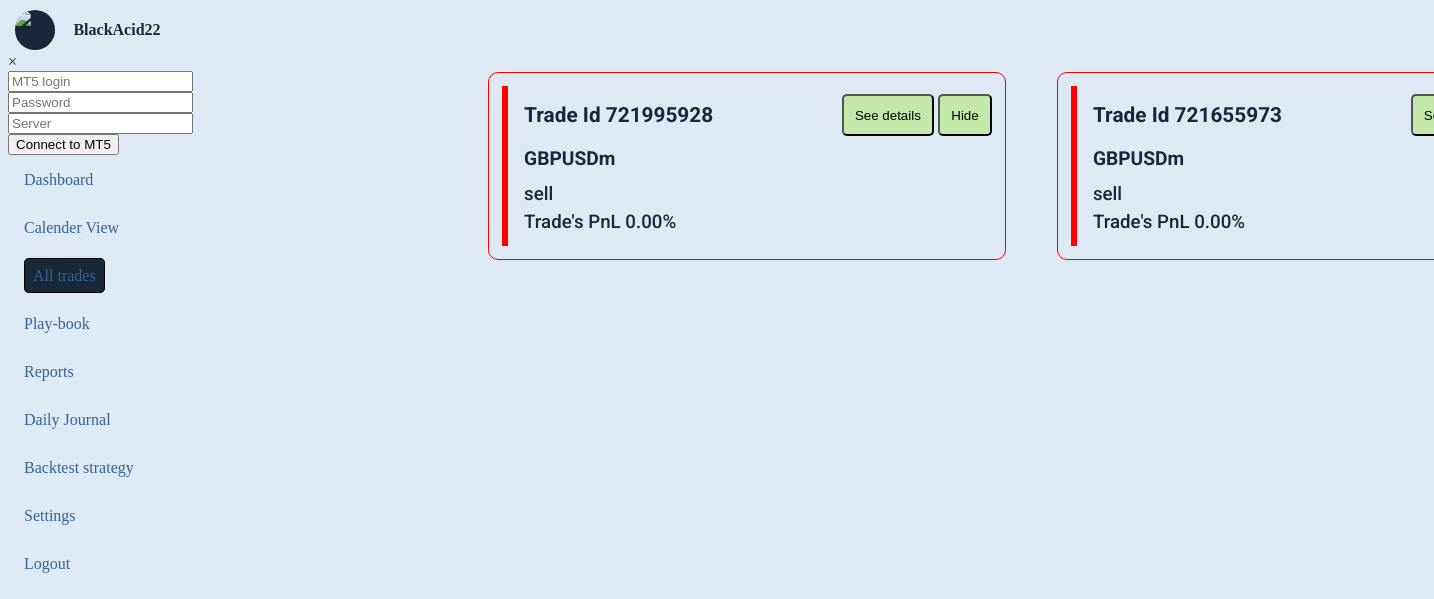
Screenshot of /journal (signed in) with the database file from the repository.
### forexJournal/models.py (models this page shows, shortened)
class TradesModel(models.Model):
    user = models.ForeignKey(settings.AUTH_USER_MODEL, on_delete=models.CASCADE, related_name="trades", default=1)
    ticket = models.IntegerField(null=False, unique=True)
    opening_time = models.DateTimeField()
    closing_time = models.DateTimeField()
    order_type = models.CharField(null=False, blank=False, max_length=10)
    lot_size = models.DecimalField(decimal_places=7, max_digits=25)
    original_position_size = models.DecimalField(decimal_places=7, max_digits=25)
    symbol = models.CharField(max_length=20)
    opening_price = models.DecimalField(decimal_places=7, max_digits=25)
    closing_price = models.DecimalField(decimal_places=7, max_digits=25)
    stop_loss = models.DecimalField(decimal_places=7, max_digits=25)
    take_profit = models.DecimalField(decimal_places=7, max_digits=25)
    commission_usd = models.DecimalField(decimal_places=7, max_digits=25)
    swap_usd = models.DecimalField(decimal_places=7, max_digits=25)
    profit_usd = models.DecimalField(decimal_places=7, max_digits=25)
    equity_usd = models.CharField(max_length=10)
    margin_level = models.CharField(max_length=10)
    close_reason = models.CharField(max_length=10)
    strategy = models.ForeignKey(StrategyModel, on_delete=models.SET_NULL, null=True, blank=True)
    profit_target = models.DecimalField(max_digits=20, decimal_places=6, null=True, blank=True)
    stop_loss_value = models.DecimalField(max_digits=20, decimal_places=6, null=True, blank=True)
    tags = models.CharField(max_length=50, null=True, blank=True)
    planned_R_Multiple = models.DecimalField(max_digits=20, decimal_places=7, null=True, blank=True)
    notes = models.TextField(null=True, blank=True)

### forexJournal/views.py (the view)
# urls.py: path("journal", views.journal, name="journal"),
@login_required
def journal(request):
    logged_in_user = request.user
    context = {}
    trades = TradesModel.objects.filter(user=logged_in_user).order_by("-id")
    for trade in trades:
        trade.profit_usd = Money(trade.profit_usd, "USD")
    context["trades"] = trades
    return render(request, "forexJournal/journal.html", context)

### forexJournal/templates/forexJournal/journal.html (shortened to what this page needs)
{% extends "base.html" %}
{% load static %}
{% block css_files %}
    <link rel="stylesheet" href="{% static 'forexJournal/journal.css' %}">
{% endblock css_files %}
{% block content %}
<div class="main-content">
    <ul class="list">
        {% for trade in trades %}
            <li>
                <div class="trade">
                    <div class="bar"></div>
                    <div class="items">
                        <div class="heads">
                            <h2>Trade Id {{ trade.ticket}}</h2>
                            <div>
                                <button type="button">See details</button>
                                <button type="button">Hide</button>
                            </div>
                        </div>
                        <div class="values">
                            <h3 class="first">{{ trade.profit_usd }} <span>{{ trade.symbol }}</span></h3>
                            <h3 class="second">{{ trade.order_type}}</h3>
                            <h3 class="third">Trade's PnL 0.00%</h3>
                        </div>
                    </div>
                </div>
            </li>
        {% endfor %}
    </ul>
</div>
{% endblock content %}

### templates/base.html (shortened to what this page needs)
{% load static %}
<!DOCTYPE html>
<html lang="en">
<head>
    {% block css_files %}{% endblock  %}
    <link rel="stylesheet" href="{% static 'base.css' %}">
    <link rel="stylesheet" href="https://cdnjs.cloudflare.com/ajax/libs/font-awesome/6.5.2/css/all.min.css" />
</head>
<body>
    <section id="first-part">
        <div id="profile">
            <img src="{% static 'forexJournal/images/3d-portrait-businessman.jpg' %}" alt="Profile">
            <h2>{{ user }}</h2>
        </div>
        <div class="hidden sync-modal">
            <div class="close">&times;</div>
            <form action=" {% url "sync" %}" method="POST">
                <input type="text" placeholder="MT5 login" name="mt5_login" required>
                <input type="password" placeholder="Password" name="mt5_password" required>
                <input type="text" placeholder="Server" name="mt5_server" required>
                <button type="submit">Connect to MT5</button>
            </form>
        </div>
        <ul class="nav-links">
            <li class="try"><a href="{% url "forex" %}" class="active" id="dashboard">Dashboard</a></li>
            <li><a href="{% url "All_trades" %}" id="all_trades" class="active">Calender View</a></li>
            <li><a href="{% url "journal" %}" id="journalss" class="active">All trades</a></li>
            <li><a href="{% url "playBook" %}" id="Play_book" class="active">Play-book</a></li>
            <li><a href="{% url "reports" %}" id="reports" class="active">Reports</a></li>
            <li><a href="{% url "daily-journal" %}" id="daily-journal" class="active">Daily Journal</a></li>
            <li><a href="{% url "backtest" %}" id="backtest" class="active">Backtest strategy</a></li>
            <li><a href="{% url "settings" %}" id="settings" class="active">Settings</a></li>
            <li class="logout"><a href="{% url 'logout' %}">Logout</a></li>
        </ul>
    </section>
    {% block content %}
    {% endblock  %}
</body>
</html>

### forexJournal/static/forexJournal/journal.css (style rules this page uses)
.main-content { margin-left: 20rem; width: 78vw; }
.trade { height: 10rem; padding: 0.8rem; border: 0.5px solid greenyellow; border-radius: 10px; margin-right: 2rem; display: flex; cursor: pointer; transition: transform 0.3s ease; }
.heads { display: flex; align-items: center; justify-content: space-between; }
.heads button { padding: 0.7rem; background: rgb(195, 233, 170); border-radius: 5px; }
.heads h2 { font-size: 1.3rem; font-family: "Roboto", sans-serif; font-weight: bold; font-style: normal; }
.values { margin-top: -1rem; }
.values .first { font-size: 2.5rem; margin-top: -1rem; }
.first span { font-size: 1.2rem; font-family: "Roboto", sans-serif; font-weight: bold; font-style: normal; }
.second { margin-top: -2rem; font-family: "Roboto", sans-serif; font-weight: 500; font-style: normal; }
.third { margin-top: -0.8rem; font-family: "Roboto", sans-serif; font-weight: 500; font-style: normal; }
.bar { height: 100%; width: 0.4rem; background: greenyellow; }
.items { width: 97%; margin-left: 1rem; }
.list { display: grid; grid-template-columns: 1fr 1fr; gap: 1.2rem; margin-left: -2.5rem; margin-top: 4rem; list-style: none; }

### static/base.css (style rules this page uses)
:root { --main-color:#000101; --divBack: #336496ca; --selectedColor: #182739; --selectedColor2: #efef05; --somecolor: #689bc855; }
body { color: #182739; background: #9cbddd53; height: 100vh; display: grid; grid-template-columns: 0.8fr 4fr ; }
#first-part { width: 10rem; height: 100vh; }
#profile { display: flex; align-items: center; justify-content: center; gap: 10px; }
#profile img { margin-right: 2rem; object-fit: cover; object-position: top; width: 40px; height: 40px; border-radius: 50%; background: var(--selectedColor); }
#profile h2 { font-size: 1rem; margin-left: -1.5rem; color: #182739; }
#first-part ul { list-style: none; display: flex; flex-direction: column; gap: 30px; }
#first-part a { text-decoration: none; color: #336496; font-size: 1rem; margin-left: -1.5rem; }
li .active { border: 1px solid black; background: var(--selectedColor); padding: 0.5rem; border-radius: 5px; }

### rows the page displays
TradesModel: ticket "721995928", symbol "GBPUSDm", order_type "sell"
TradesModel: ticket "721655973", symbol "GBPUSDm", order_type "sell"

### other values shown
{{ user }} "BlackAcid22"
